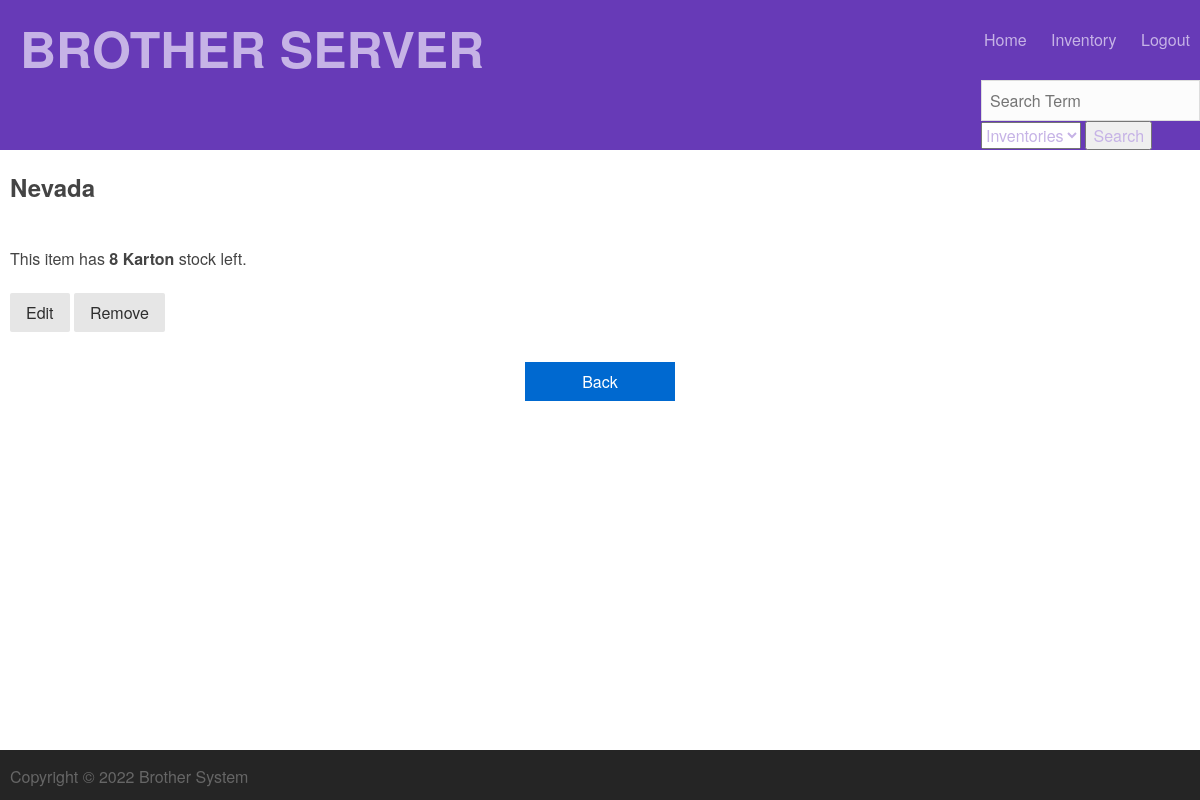
/inventory/1 (signed in), run on an earlier commit of the app's database.
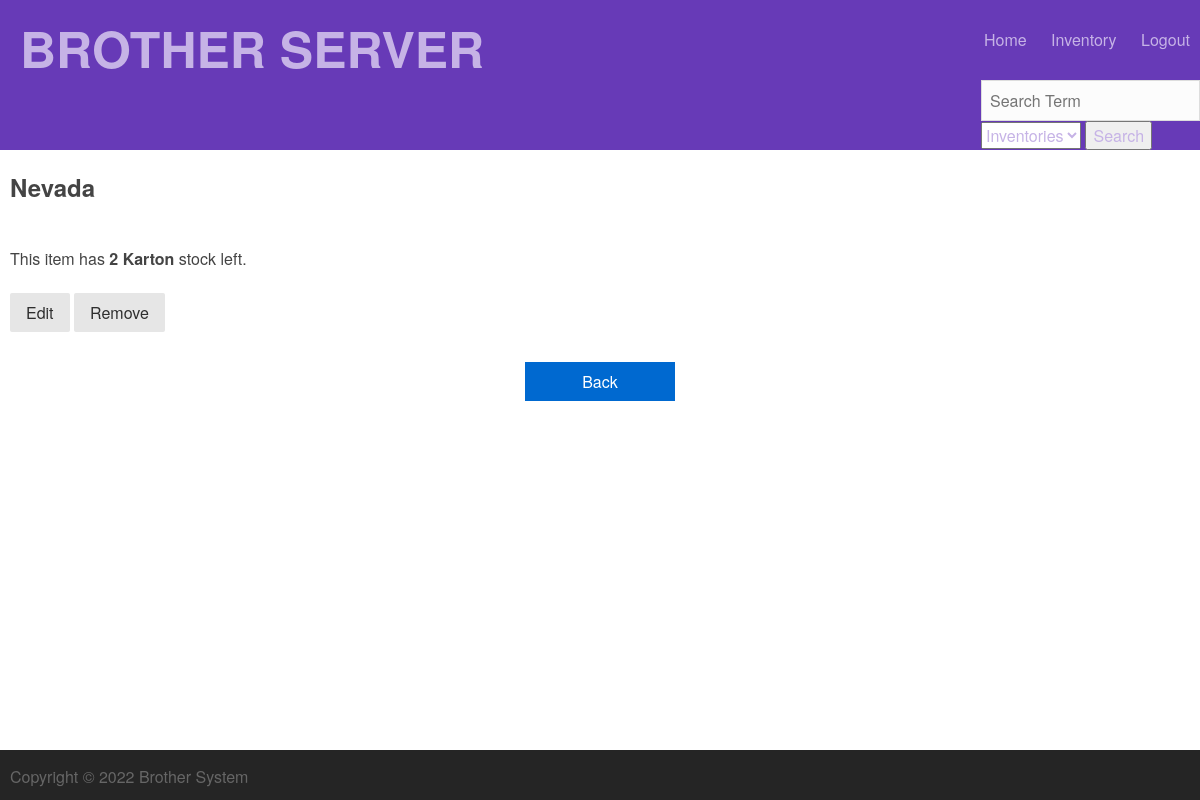
And on a later commit of the database.
### tables this page shows
CREATE TABLE Inventory(
            inventory_id INTEGER PRIMARY KEY AUTOINCREMENT,
            inventoryname TEXT,
            quantity INT,
            description TEXT);

### run.py (the view)
@app.route('/inventory/<inventory_id>')
def single_inventory(inventory_id):
    if ('logged_in' not in session or not session['logged_in']):
        return redirect(url_for('/login'))
    page['title'] = 'Inventory'
    inventory = None
    inventory = myDatabase.select_inventory(inventory_id)
    if inventory == None:
        inventory = []
    return render_template('singleitems/inventory.html',
                            session=session,
                            page=page,
                            user=user_details,
                            inventory=inventory)

### database.py (called while the page is built)
    def execute(self, sql_string):
        out = None
        for string in sql_string.split(";"):
            try:
                out = self.cur.execute(string)
            except sqlite3.DatabaseError as e:
                print("database error:{}".format(e))
                pass
        return out

    def select_inventory(self, inventory_id):
        sql_query = """
                SELECT inv.inventory_id, inv.inventoryname, inv.quantity, inv.description, im.filename
                FROM Inventory inv INNER JOIN Images im
                ON inv.inventory_id = im.inventory_id
                Where inv.inventory_id = {inventory_id}
            """.format(inventory_id=inventory_id)
        result = []
        self.execute(sql_query)
        cols = [a[0] for a in self.cur.description]
        returning = self.cur.fetchall()
        for row in returning:
            result.append({a:b for a,b in zip(cols, row)})
        return result

### templates/singleitems/inventory.html
{% include 'top.html' %}
<div class="content">
  <div class="container details">
    {% if inventory %}
    <h2 class="title">{{inventory[0].inventoryname}}</h2>
    <br />
    This item has <strong>{{inventory[0].quantity}} {{ inventory[0].description }}</strong> stock left.
    <br />
    <br />
    <a class="pure-button" href="{{ url_for('edit', inventory_id=inventory[0].inventory_id) }}">Edit</a>
    <a class="pure-button" href="{{ url_for('remove_inventory', inventory_id=inventory[0].inventory_id) }}">Remove</a>
    <form class="login" action="{{url_for('list_inventories')}}">
      <button class="flat" type="submit">Back</button>
     </form>
    {% else %}
    <h2 class="title">Invalid Inventory ID</h2>
    {% endif %}
  </div>
</div>
{% include 'bottom.html'%}

What changed in the data, as far as the page shows it:
changed Inventory "Nevada": quantity "8" → "2"
